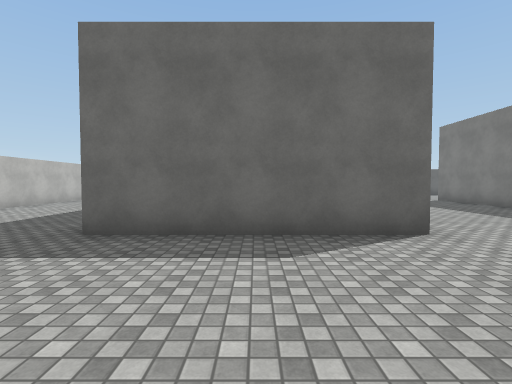
View 1 (above)

24 first-person views from a walk through a 3-D level made in the Unity game engine. The camera is 1.5 m above the floor, tilts 2° down and sees 85° across. The floor is counted in squares, 2 m on a side. Each view is taken from the middle of a square. On the plan, view 1 faces up. The plan holds only what a view shows up to about 10 squares ahead; the rest is blank. The place goes on beyond the plan. Surface patterns are stand-ins for the level's own textures.

View 2
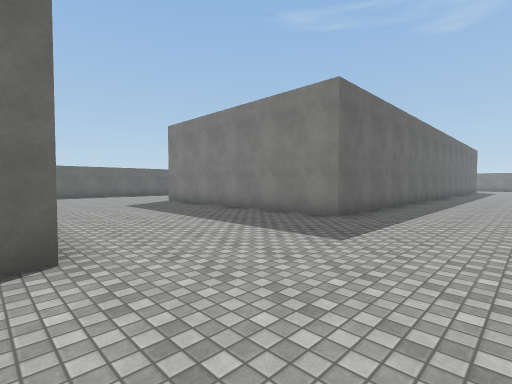

View 3
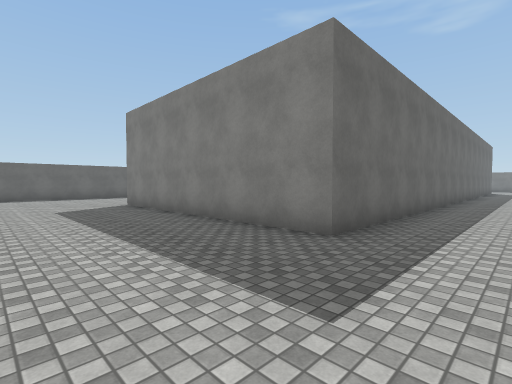

View 4
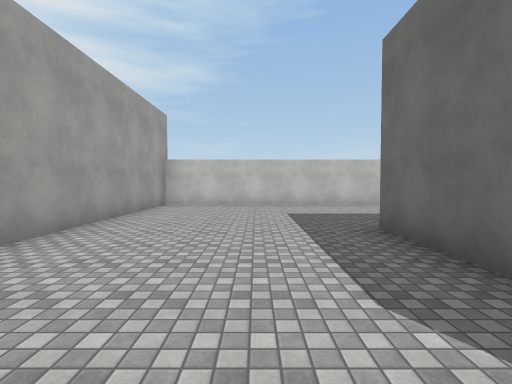

View 5
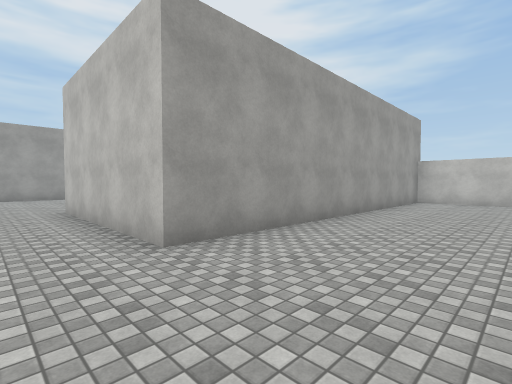

View 6
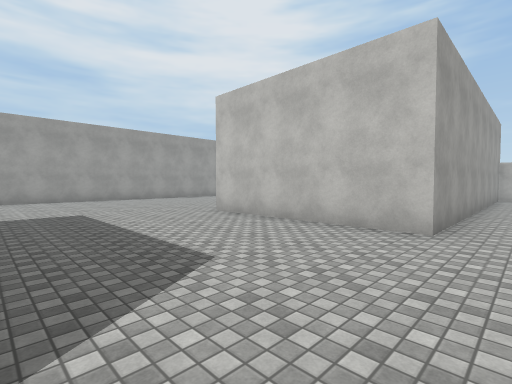

View 7
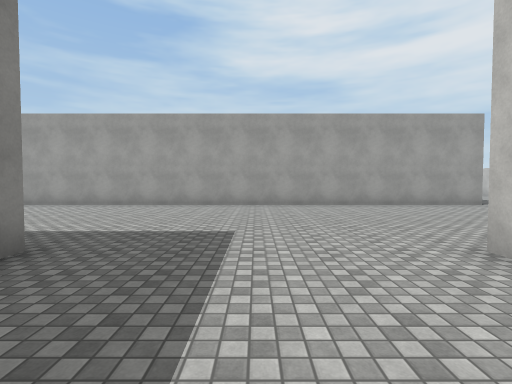

View 8
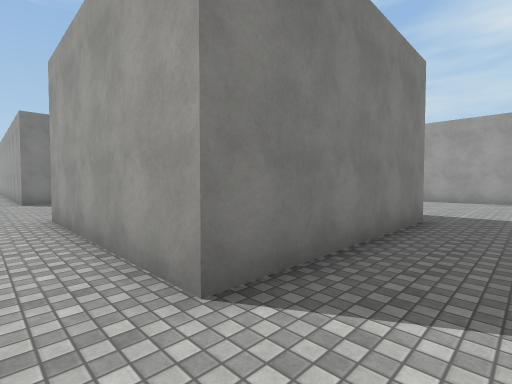

View 9
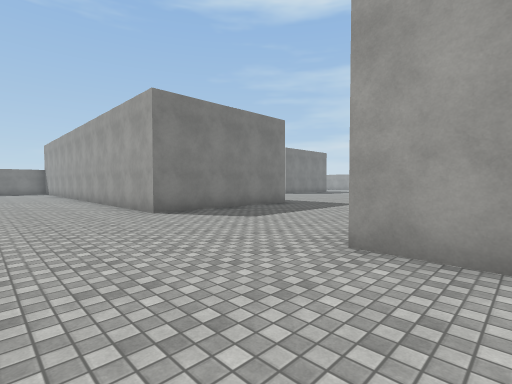

View 10
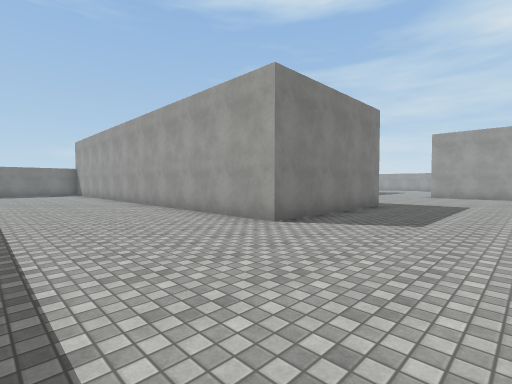

View 11
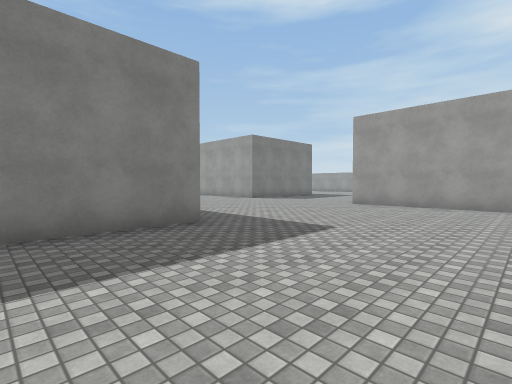

View 12
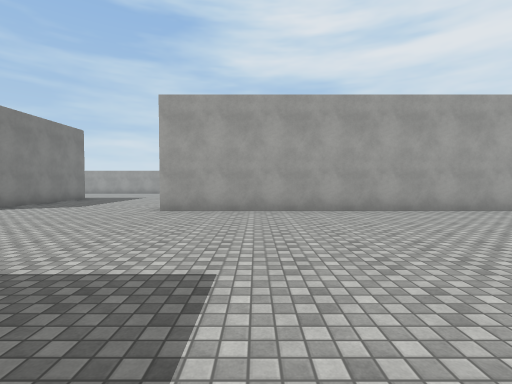

View 13
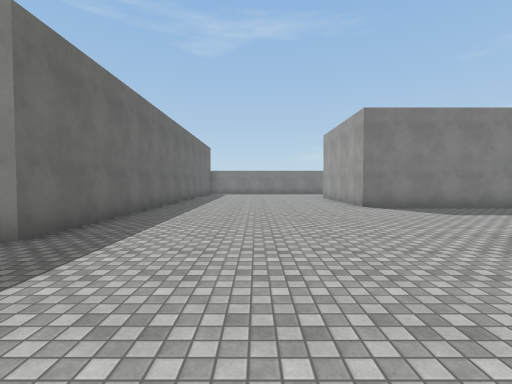

View 14
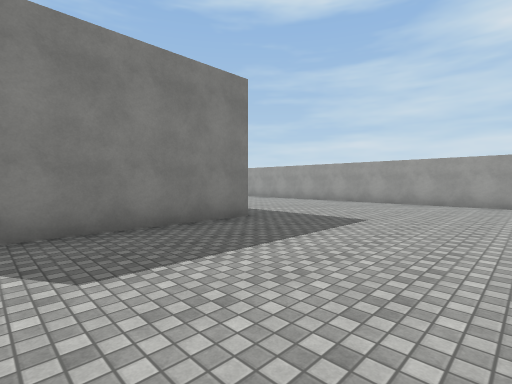

View 15
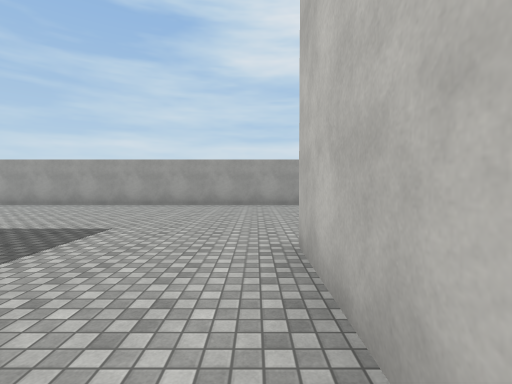

View 16
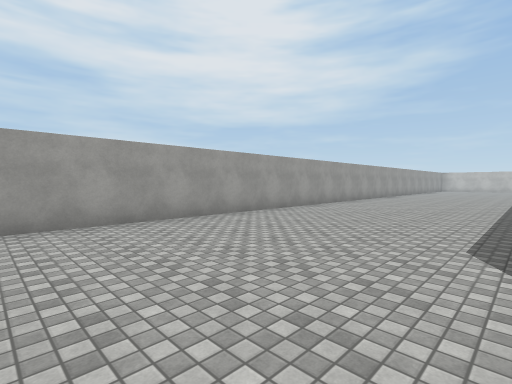

View 17
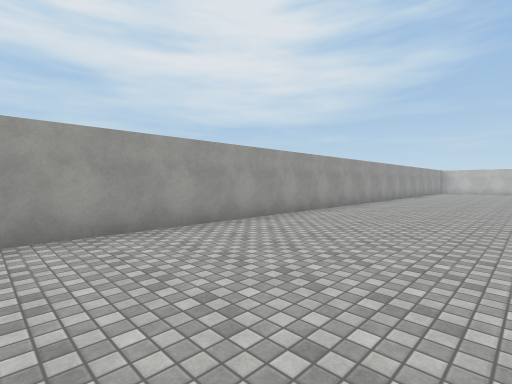

View 18
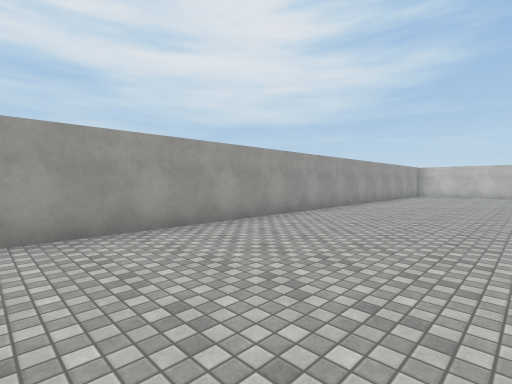

View 19
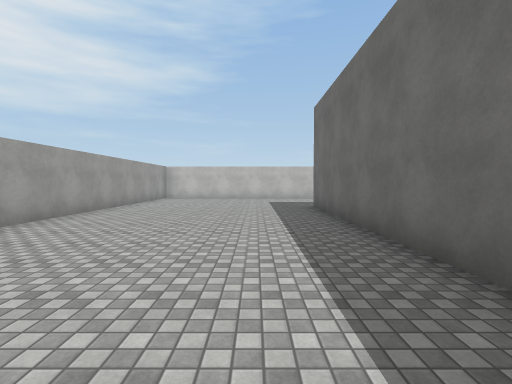

View 20
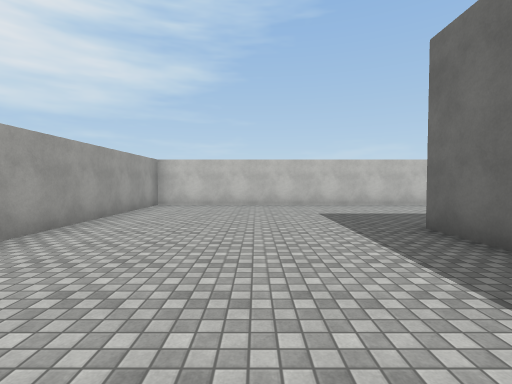

View 21
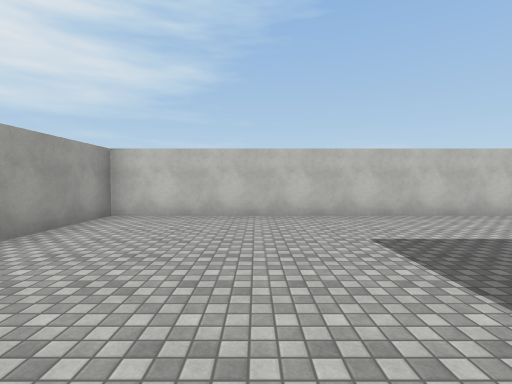

View 22
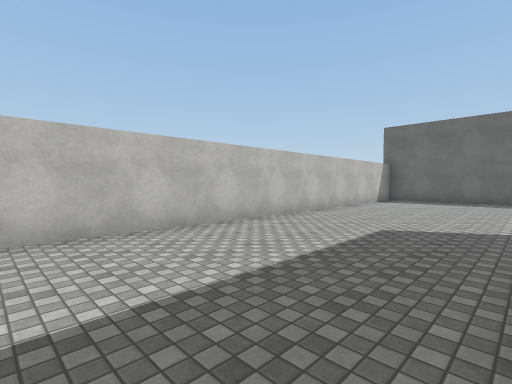

View 23
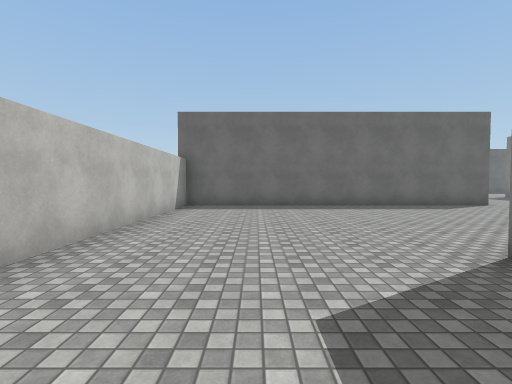

View 24
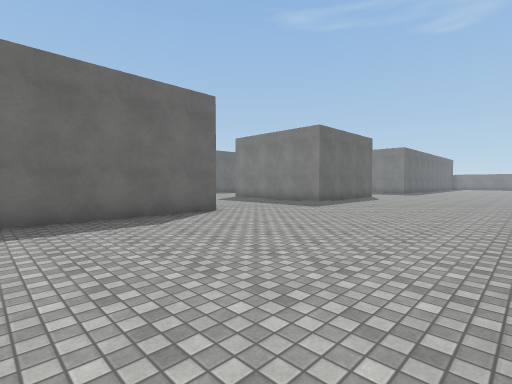

### Floor plan
Points are (right, up) in squares from view 1. A wall is a line through its corners. A room is listed if a view was taken in it or the views show most of it. See-through windows are left out.
Room 1 (views 1, 2, 3, 4, 5, 6, 7, 8, 9, 10, 11, 12, 13, 14, 15, 16, 17, 18, 19, 20, 21, 22, 23, 24)
walls: (7.5, -6) (7.5, -1) (12.5, -1); (2.6, 4) (-2.5, 4); (16.2, 4) (7.5, 4) (7.5, 11.5); (-2.6, -12.3) (17.5, -12.3); (4.1, -17.2) (-2.5, -17.2); (17.5, -14.5) (17.5, -17.2); (23.5, -6) (17.5, -6) (17.5, -1) (23.5, -1); (-7.2, 6.1) (-7.2, -1) (2.5, -1) (2.5, -6) (-7.2, -6) (-7.2, -23.2) (23.5, -23.2); (-7.2, 10) (-7.2, 7.9); (22.5, -17.2) (22.5, -12.3) (23.5, -12.3)

Positions as (right, up) in squares from view 1, and headings:
1: (0, 0), facing up
2: (2, 1), facing up-right
3: (4, 2), facing up-right
4: (2, 2), facing left
5: (4, 2), facing down-left
6: (7, 0), facing down-left
7: (5, -3), facing down
8: (6, 0), facing down-right
9: (11, 2), facing down-right
10: (14, 3), facing down-right
11: (13, -3), facing down-right
12: (15, -5), facing down
13: (14, -9), facing right
14: (18, -13), facing down-right
15: (18, -14), facing down
16: (19, -18), facing down-left
17: (14, -19), facing down-left
18: (9, -19), facing down-left
19: (6, -19), facing left
20: (2, -20), facing left
21: (-1, -20), facing left
22: (-3, -18), facing up-left
23: (-5, -15), facing up
24: (-2, -12), facing up-right
